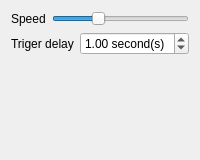
       <widget class="QWidget" name="page">
        <layout class="QGridLayout" name="gridLayout_6">
         <item row="0" column="0">
          <widget class="QLabel" name="label_11">
           <property name="sizePolicy">
            <sizepolicy hsizetype="Maximum" vsizetype="Preferred">
             <horstretch>0</horstretch>
             <verstretch>0</verstretch>
            </sizepolicy>
           </property>
           <property name="text">
            <string>Speed</string>
           </property>
          </widget>
         </item>
         <item row="0" column="1" colspan="2">
          <widget class="QSlider" name="cursorLineSpeed">
           <property name="sizePolicy">
            <sizepolicy hsizetype="Expanding" vsizetype="Preferred">
             <horstretch>0</horstretch>
             <verstretch>0</verstretch>
            </sizepolicy>
           </property>
           <property name="toolTip">
            <string>Translation speed</string>
           </property>
           <property name="minimum">
            <number>30</number>
           </property>
           <property name="maximum">
            <number>250</number>
           </property>
           <property name="value">
            <number>100</number>
           </property>
           <property name="orientation">
            <enum>Qt::Horizontal</enum>
           </property>
          </widget>
         </item>
         <item row="1" column="0" colspan="2">
          <widget class="QLabel" name="label_12">
           <property name="sizePolicy">
            <sizepolicy hsizetype="Maximum" vsizetype="Preferred">
             <horstretch>0</horstretch>
             <verstretch>0</verstretch>
            </sizepolicy>
           </property>
           <property name="text">
            <string>Triger delay</string>
           </property>
          </widget>
         </item>
         <item row="1" column="2">
          <widget class="QDoubleSpinBox" name="cursorLineWaitDuration">
           <property name="sizePolicy">
            <sizepolicy hsizetype="Expanding" vsizetype="Preferred">
             <horstretch>0</horstretch>
             <verstretch>0</verstretch>
            </sizepolicy>
           </property>
           <property name="toolTip">
            <string>How long before the movement starts.</string>
           </property>
           <property name="suffix">
            <string> second(s)</string>
           </property>
           <property name="minimum">
            <double>0.200000000000000</double>
           </property>
           <property name="maximum">
            <double>3.000000000000000</double>
           </property>
           <property name="singleStep">
            <double>0.200000000000000</double>
           </property>
           <property name="value">
            <double>1.000000000000000</double>
           </property>
          </widget>
         </item>
         <item row="2" column="2">
          <spacer name="verticalSpacer_2">
           <property name="orientation">
            <enum>Qt::Vertical</enum>
           </property>
           <property name="sizeHint" stdset="0">
            <size>
             <width>20</width>
             <height>94</height>
            </size>
           </property>
          </spacer>
         </item>
        </layout>
       </widget>
